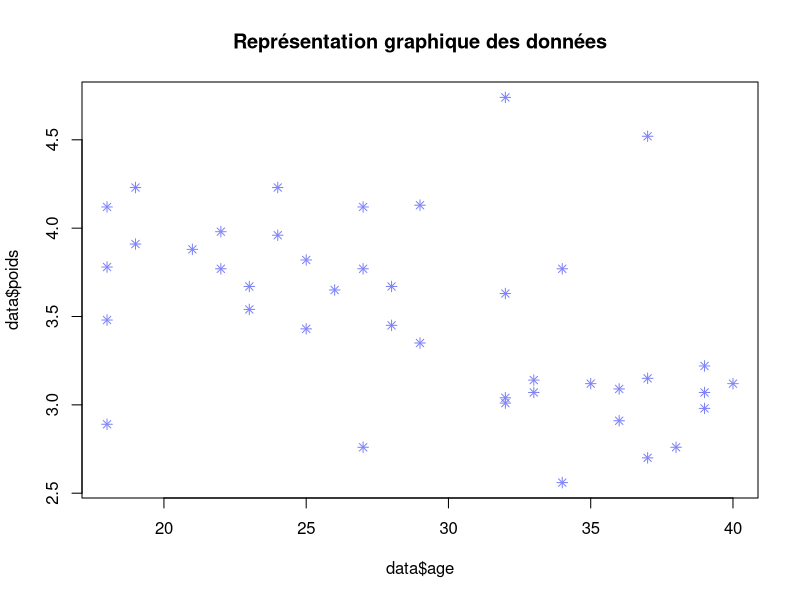
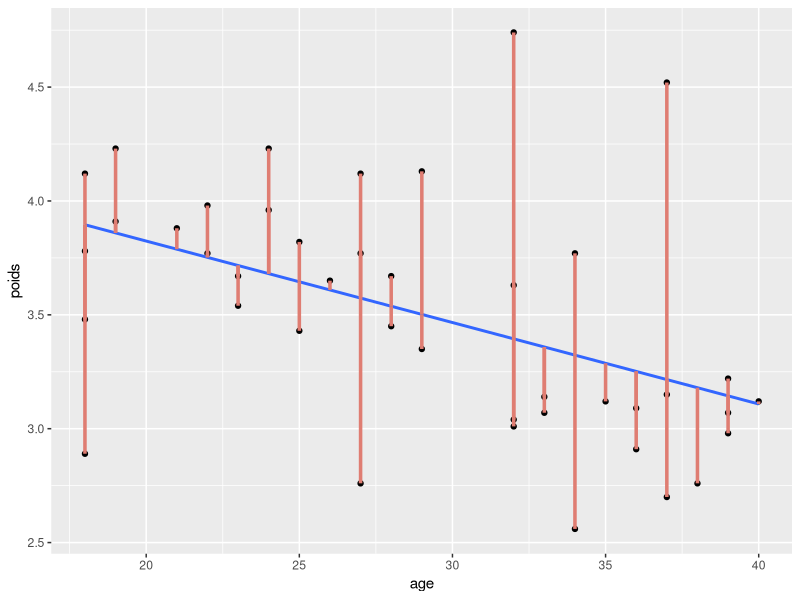

Recreate these plots in R, in order.
## ---- chunk 1
library(readxl)
data <- read_excel("enfants.xlsx")
colnames(data)= c("poids","age")
## ---- chunk 2
plot(data$age,data$poids, main = "Représentation graphique des données", pch = 8, col = "#7e83f7")
## ---- chunk 3
# Estimation des paramètres du modèle
my_lm <- lm(poids~age, data = data)
coeff <- my_lm$coefficients
names(coeff) = c("poids", "age")
coeff

# Représentation graphique de la droite de régression
library(ggplot2)
ggplot(data, aes(x=age, y=poids)) +
geom_point() +
geom_smooth(method=lm,se=FALSE) +
geom_segment(aes(x = age, y = poids, xend = age, 
                 yend = coeff[1] + coeff[2]*age, col = "Residuals"), 
             col = "#DF7D72", lwd= 1.2, data = data)
## ---- chunk 4
# Poids du nouveau-né d'une mère de 34 ans

poids_newborn <- coeff[1] + 34*coeff[2] 
poids_newborn
## ---- chunk 5
# Coefficient de corréaltion
rho <- cor(data$poids,data$age)
rho
## ---- chunk 6
# Coefficient de détermination
R_square <- rho^2
R_square
## ---- chunk 7
# Calcul de la statistique de test
n = length(data$poids)
t <- rho/sqrt((1-rho^2)/(n-2))

# Calcul de la valeur critique

t_crit <- qt(0.975,40)
abs(t) > t_crit

# On rejette donc l'hypothèse selon laquelle notre coefficient directeur
# n'est pas significativement différent de zéro.

# Calcul de la p-value éventuellement

2*(1-pt(abs(t),40))

# La p-value est bien inférieure à 0.05, on rejette donc l'hypothèse nulle.
# Notre modèle est donc ben significatif. 

## ---- chunk 8
# Calcul de l'écart-type associé à l'estimateur de a

a_hat <- coeff[2]
sigma_a = sqrt((1/(n-2))*sum(my_lm$residuals^2)/((n-1)*var(data$age)))

# Borne inférieure
print("La borne inférieure de notre intervalle est donnée par")
borne_inf <- a_hat - qt(0.975,40)*sigma_a
borne_inf

# Borne supérieure
print("La borne supérieure de notre intervalle est donnée par")
borne_sup <- a_hat + qt(0.975,40)*sigma_a
borne_sup
